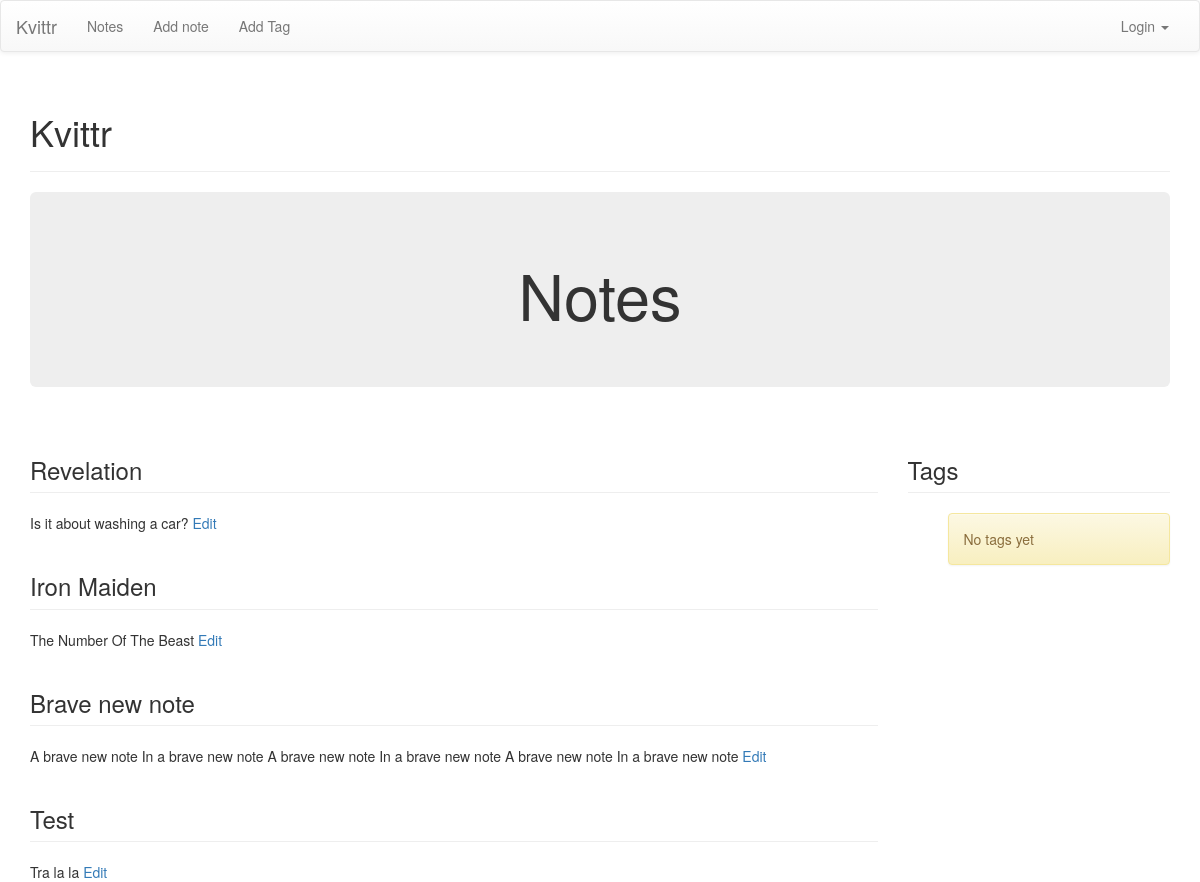
Page /notes/ on the earlier database version.
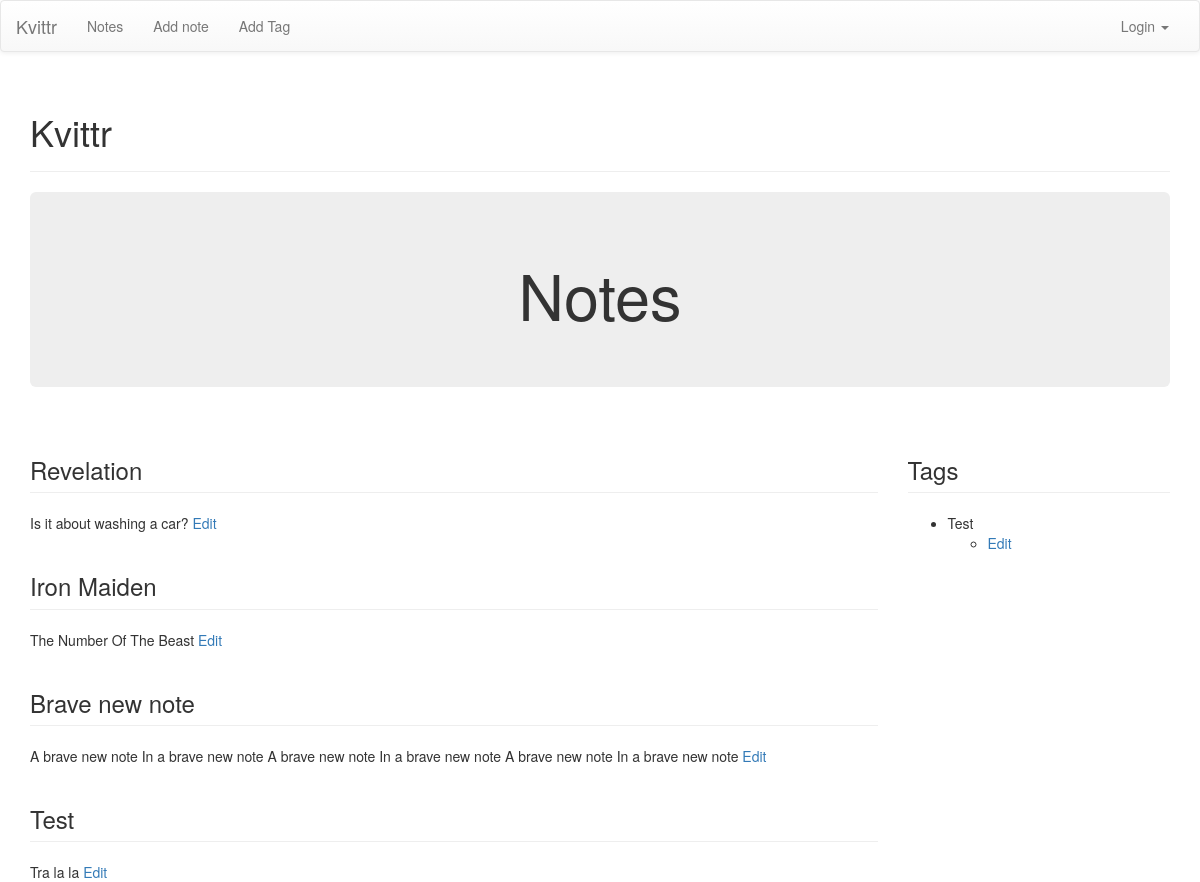
Same page on the later database version.
### notes/models.py (models this page shows, shortened)
class Note(models.Model):
	label = models.CharField(max_length = 30)
	body = models.TextField()
	timestamp = models.DateTimeField(auto_now_add=True)
	tags = models.ManyToManyField('Tag', related_name='notes')

class Tag(models.Model):
	label = models.CharField(max_length = 30)
	slug = models.SlugField(max_length=30)
	def __unicode__(self):
		return self.label

### notes/views.py (the view)
def index_view(request):
	notes = Note.objects.all().order_by('-timestamp')
	tags = Tag.objects.all()
	context = {
		'notes': notes,
		'tags': tags
		}
	return render (request, 'notes/index.html', context)

### templates/notes/index.html
{% extends 'base.html' %}
{% block pagecontent %}
<div class="jumbotron">
	<h1 align="center">Notes</h1>
</div>
<div class="row">
	<div class="col-sm-9">
		{% if notes %}
			{% for note in notes %}
				<h3 class="page-header">{{note.label}}</h3>
				{{note.body}}
				<a href="{% url 'notes:addnote' %}?id={{note.id}}">Edit</a>
			{% endfor%}
		{% else %}
			<div class="alert alert-warning" align="center">
				<h3>No notes yet</h3>
			</div>
		{% endif%}
	</div>
	<div class="col-sm-3">
		<h3 class="page-header">Tags</h3>
		<ul>
			{% if tags %}
				{% for tag in tags %}
					<li>
						{{tag}}
						<ul>
							<li>
								<a href="{% url 'notes:addtag' %}?id={{tag.id}}">Edit</a>
							</li>
						</ul>
					</li>
				{% endfor %}
			{% else %}
				<div class="alert alert-warning">No tags yet</div>
			{% endif %}
		</ul>
	</div>
</div>
{% endblock pagecontent %}

Differences in the rows shown:
added Tag: label "Test"
Other differences:
text no longer shown: "No tags yet"
